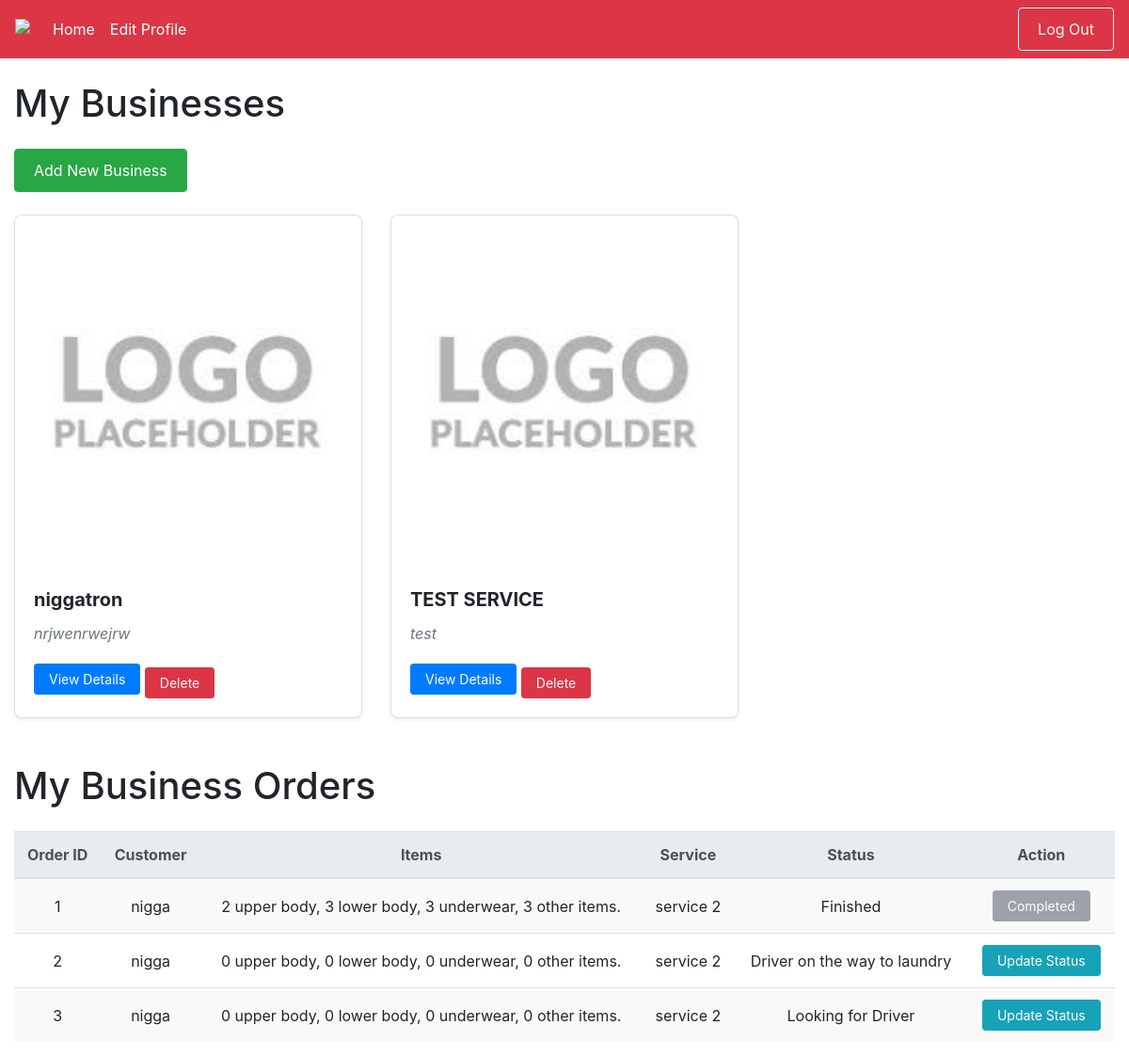
Screenshot of /users/business_dashboard (signed in) with the database file from the repository.
### users/models.py (models this page shows, shortened)
class Business(models.Model):
    business_owner = models.ForeignKey(BusinessOwner, on_delete=models.CASCADE, related_name='business_owner')
    business_name = models.CharField(max_length=100)
    business_address = models.TextField()
    logo = models.ImageField(upload_to='business_logos/', blank=True, null=True)

class Order(models.Model):
    STATUS_CHOICES = [
        ('looking_for_driver', 'Looking for Driver'),
        ('driver_on_the_way_to_pickup', 'Driver on the way to pickup'),
        ('driver_on_the_way_to_laundry', 'Driver on the way to laundry'),
        ('laundry_received', 'Laundry received'),
        ('laundry_cleaning', 'Laundry cleaning'),
        ('driver_on_the_way_to_customer', 'Driver on the way to customer'),
        ('delivered', 'Delivered'),
        ('finished', 'Finished'),
    ]
    user = models.ForeignKey(User, on_delete=models.CASCADE, null=False)
    ordered_from_business = models.ForeignKey(Business, on_delete=models.CASCADE, null=False)
    service = models.ForeignKey(Service, on_delete=models.CASCADE, null=False)
    upper_body_clothes = models.IntegerField(default=0)
    lower_body_clothes = models.IntegerField(default=0)
    underwear = models.IntegerField(default=0)
    other_stuff = models.IntegerField(default=0)
    order_date = models.DateTimeField(auto_now_add=True)
    total_price = models.DecimalField(max_digits=10, decimal_places=2, default=0.00)
    created_at = models.DateTimeField(default=timezone.now)
    status = models.CharField(max_length=50, choices=STATUS_CHOICES, default='looking_for_driver')

class Service(models.Model):
    business = models.ForeignKey(Business, on_delete=models.CASCADE, related_name="service_business")
    service_name = models.CharField(max_length=100)
    description = models.CharField(max_length=200)
    light_tendency_price = models.FloatField(default=0)
    light_tendency_minimum = models.FloatField(default=0)
    light_tendency_maximum = models.FloatField(default=0)
    medium_tendency_price = models.FloatField(default=0)
    medium_tendency_minimum = models.FloatField(default=0)
    medium_tendency_maximum = models.FloatField(default=0)
    heavy_tendency_price = models.FloatField(default=0)
    heavy_tendency_minimum = models.FloatField(default=0)
    heavy_tendency_maximum = models.FloatField(default=0)

### users/views.py (the view)
# urls.py: path('business_dashboard', views.business_dashboard, name='business_dashboard'),
@login_required
def business_dashboard(request):
    user_profile = UserProfile.objects.get(user=request.user)
    business_owner = BusinessOwner.objects.get(user_profile=user_profile)
    businesses = Business.objects.filter(business_owner=business_owner)
    orders = Order.objects.filter(ordered_from_business__in=businesses)
    return render(request, 'users/business_dashboard.html', {
        'businesses': businesses,
        'orders': orders,  # Pass orders to the template
    })

### users/templates/users/business_dashboard.html (shortened to what this page needs)
{% extends 'users/baseBusiness.html' %}
{% load static %}
{% block content %}
<div class="container mt-4">
    <h1 class="mb-4">My Businesses</h1>
    <a href="{% url 'users:add_business' %}" class="btn btn-success mb-4">Add New Business</a>
    {% if businesses %}
        <div class="row">
            {% for business in businesses %}
                <div class="col-md-4 mb-4">
                    <div class="card shadow-sm">
                        {% if business.logo %}
                            <img src="{{ business.logo.url }}" class="card-img-top" alt="Logo">
                        {% else %}
                            <img src="{% static 'users/images/default-logo.png' %}" class="card-img-top" alt="Default Logo">
                        {% endif %}
                        <div class="card-body">
                            <h5 class="card-title">{{ business.business_name }}</h5>
                            <p class="card-text text-muted">{{ business.business_address }}</p>
                            <button type="button" class="btn btn-primary btn-sm" data-toggle="modal" data-target="#businessDetailsModal" data-id="{{ business.id }}">
                                View Details
                            </button>
                            <a href="{% url 'users:delete_business' business.id %}" class="btn btn-danger btn-sm mt-2" onclick="return confirm('Are you sure you want to delete this business?');">Delete</a>
                        </div>
                    </div>
                </div>
            {% endfor %}
        </div>
    {% else %}
        <p class="text-muted">You haven't added any businesses yet.</p>
    {% endif %}
</div>
<div class="container mt-4">
    <h1 class="mb-4">My Business Orders</h1>
    {% if orders %}
        <table class="table table-striped">
            <thead class="thead-light">
                <tr>
                    <th>Order ID</th>
                    <th>Customer</th>
                    <th>Items</th>
                    <th>Service</th>
                    <th>Status</th>
                    <th>Action</th>
                </tr>
            </thead>
            <tbody>
                {% for order in orders %}
                    <tr>
                        <td>{{ order.id }}</td>
                        <td>{{ order.user }}</td>
                        <td>{{ order.upper_body_clothes }} upper body,
                            {{ order.lower_body_clothes }} lower body,
                            {{ order.underwear }} underwear,
                            {{ order.other_stuff }} other items.
                        </td>
                        <td>{{ order.service.service_name }}</td>
                        <td>{{ order.get_status_display }}</td>
                        <td>
                            {% if order.status != 'finished' %}
                                <a href="{% url 'users:update_order_status' order.id %}" class="btn btn-info btn-sm">Update Status</a>
                            {% else %}
                                <button class="btn btn-secondary btn-sm" disabled>Completed</button>
                            {% endif %}
                        </td>
                    </tr>
                {% endfor %}
            </tbody>
        </table>
    {% else %}
        <p>No orders found for this business.</p>
    {% endif %}
</div>
{% endblock %}

### users/templates/users/baseBusiness.html (shortened to what this page needs)
{% load static %}
<!DOCTYPE html>
<html lang="en">
<head>
    <link rel="stylesheet" href="https://cdn.jsdelivr.net/npm/bootstrap@4.6.2/dist/css/bootstrap.min.css">
    <link rel="stylesheet" type="text/css" href="{% static 'users/css/style.css' %}">
</head>
<body>
    <nav class="navbar navbar-expand-sm bg-danger navbar-dark">
        <a class="navbar-brand" href="{% url 'users:home' %}">
            <img src="https://img.icons8.com/?size=50&id=8472&format=png&color=000000" class="logo"/>
        </a>
        <ul class="navbar-nav mr-auto">
            <li class="nav-item active">
                <a class="nav-link" href="{% url 'users:business_dashboard' %}">Home</a>
            </li>
            <li class="nav-item active">
                <a class="nav-link" href="{% url 'users:edit_business_profile' %}">Edit Profile</a>
            </li>
        </ul>
        <ul class="navbar-nav">
            {% if user.is_authenticated %}
                <li class="nav-item">
                    <form action="{% url 'users:logout' %}" method="post" style="display: inline;">
                        <button type="submit" class="btn btn-outline-light">Log Out</button>
                    </form>
                </li>
            {% else %}
                <li class="nav-item">
                    <a class="nav-link btn btn-outline-light" href="{% url 'users:login' %}">Log In</a>
                </li>
            {% endif %}
        </ul>
    </nav>
    <div>
        {% block content %}{% endblock %}
    </div>
</body>
</html>

### users/static/users/css/style.css (style rules this page uses)
.logo { margin-bottom: 10px; }
.card { border-radius: 8px; overflow: hidden; }
.card-body { padding: 20px; }
.card-title { font-size: 1.25rem; font-weight: bold; }
.card-text { font-size: 1rem; }
.btn { padding: 10px 20px; }
.btn-sm { padding: 5px 15px; }
.table th, .table td { text-align: center; vertical-align: middle; }
.table { border-collapse: collapse; }
.table-striped tbody tr:nth-child(odd) { background-color: #f9f9f9; }
.table th { background-color: #f8f9fa; }
.shadow-sm { box-shadow: 0 .5rem 1rem rgba(0, 0, 0, .1); }
.text-muted { font-style: italic; }
.container { max-width: 1200px; }

### rows the page displays
Business: business_name "niggatron", business_address "nrjwenrwejrw"
Business: business_name "TEST SERVICE", business_address "test"
Order: id "1", user "nigga", upper_body_clothes "2", lower_body_clothes "3", underwear "3", other_stuff "3", service.service_name "service 2", status "Finished", shows "Completed"
Order: id "2", user "nigga", upper_body_clothes "0", lower_body_clothes "0", underwear "0", other_stuff "0", service.service_name "service 2", status "Driver on the way to laundry", shows "Update Status"
Order: id "3", user "nigga", upper_body_clothes "0", lower_body_clothes "0", underwear "0", other_stuff "0", service.service_name "service 2", status "Looking for Driver", shows "Update Status"
